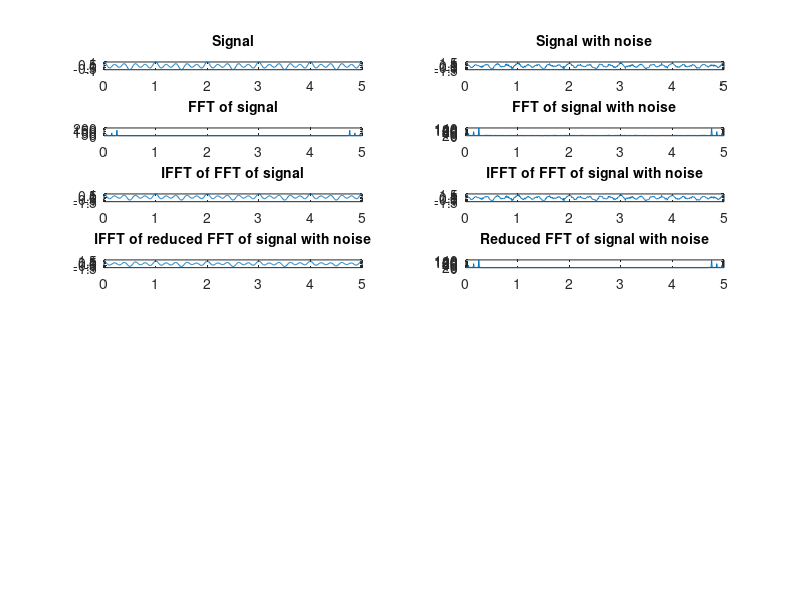

MATLAB code for this plot:
x = 0:0.01:5;
y = 10 * cos(2*pi*x) + 20 * cos(2*pi*3*x) + 40 * cos(2*pi*5*x);

y = y/max(y);
ynoise = y + 0.2*randn(size(y));
ffty = fft(y);
fftynoise = fft(ynoise);
iffty = ifft(ffty);
ifftynoise = ifft(fftynoise);

yreduced = fftynoise .* 1;
yreduced(30:470) = 0;
ifftyreduced = ifft(yreduced);

subplot(8,2,1);
plot(x, y);
title('Signal','fontsize', 10);

subplot(8,2,2);
plot(x, ynoise);
title('Signal with noise','fontsize', 10);

subplot(8,2,3);
plot(x, abs(ffty));
title('FFT of signal','fontsize', 10);

subplot(8,2,4);
plot(x, abs(fftynoise));
title('FFT of signal with noise','fontsize', 10);

subplot(8,2,5);
plot(x, iffty);
title('IFFT of FFT of signal','fontsize', 10);

subplot(8,2,6);
plot(x, ifftynoise);
title('IFFT of FFT of signal with noise','fontsize', 10);

subplot(8,2,7);
plot(x, ifftyreduced);
title('IFFT of reduced FFT of signal with noise','fontsize', 10);

subplot(8,2,8);
plot(x, abs(yreduced));
title('Reduced FFT of signal with noise','fontsize', 10);